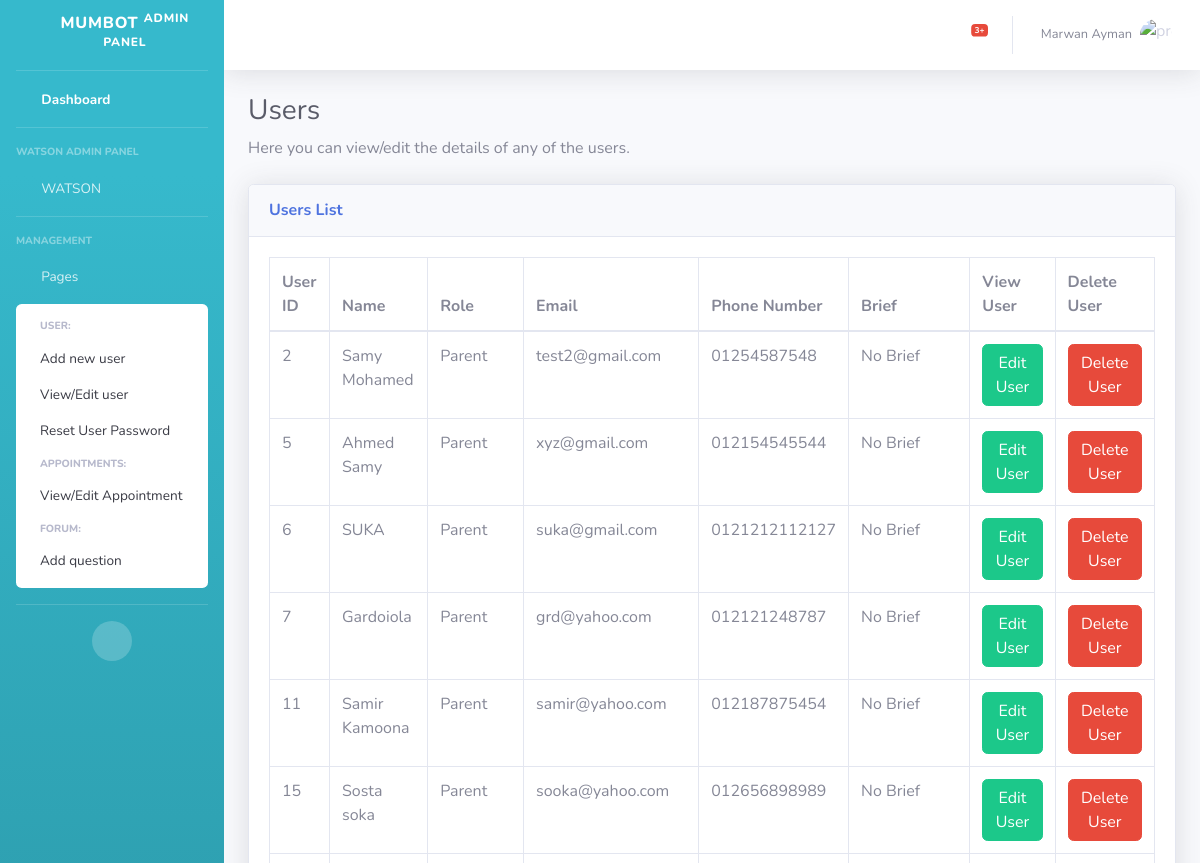
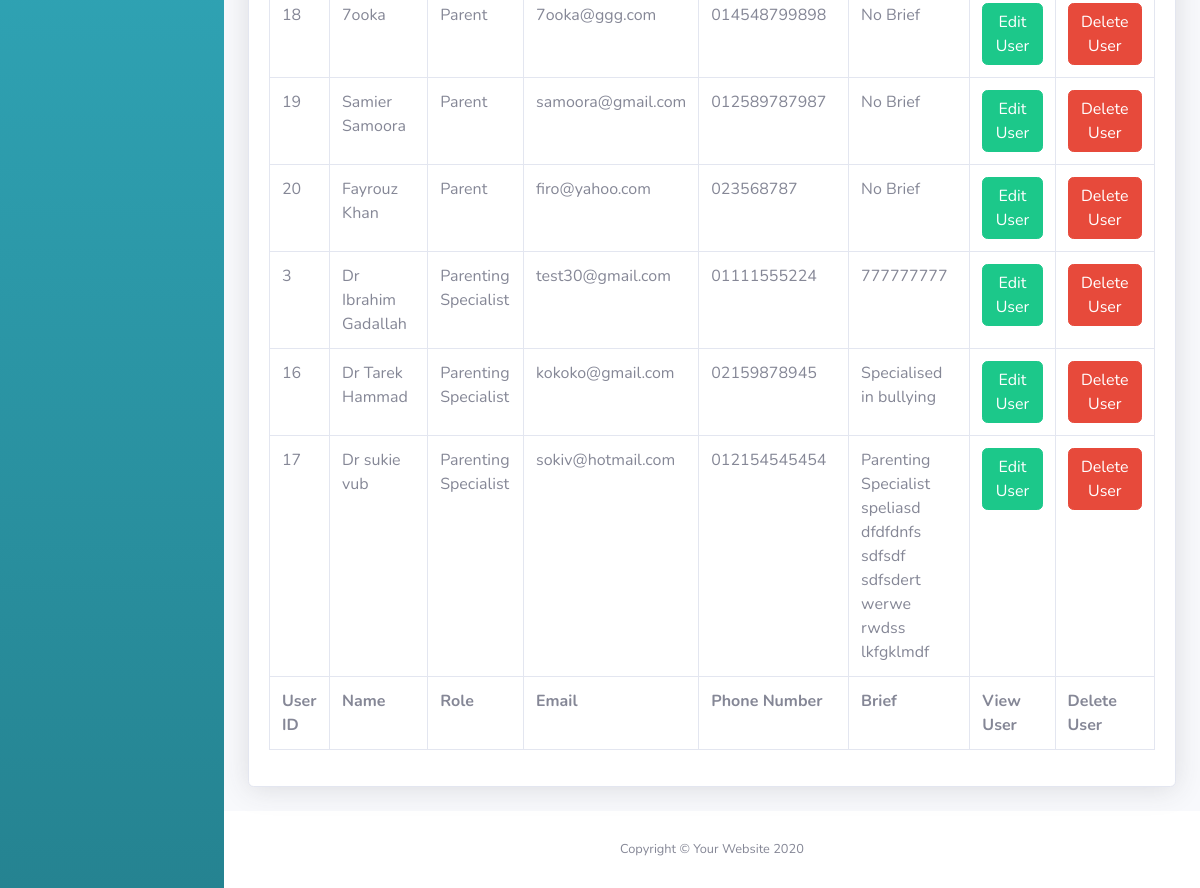
The page /grad/viewuser.html (signed in) on the database its author committed (2 pictures, top to bottom).
### grad/models.py (models this page shows, shortened)
class User(models.Model):
    user_password = models.CharField(max_length=32)
    user_name = models.CharField(max_length=25)
    user_phone = models.CharField(max_length=15)
    user_email = models.EmailField(max_length=254)
    user_role = models.IntegerField()

class Parent(User):
    def __str__(self):
        return f"{self.id}"

class User(models.Model):
    user_password = models.CharField(max_length=32)
    user_name = models.CharField(max_length=25)
    user_phone = models.CharField(max_length=15)
    user_email = models.EmailField(max_length=254)
    user_role = models.IntegerField()

class Specialist(User):
    active_status = models.BooleanField(default=0)
    specialist_brief = models.CharField(max_length=500)

### grad/views.py (the view)
# urls.py: path("viewuser.html", views.viewuser, name="viewuser"),
def viewuser(request):
    return render(request, "grad/viewuser.html", {
        "all_users": chain(Parent.objects.all(), Specialist.objects.all()),
    })

### grad/templates/grad/viewuser.html (shortened to what this page needs)
<!DOCTYPE html>
<html lang="en">
<head>
    {% load static %}
    <link href="{% static 'grad/vendor/fontawesome-free/css/all.min.css' %}" rel="stylesheet" type="text/css">
    <link href="{% static 'grad/css/sb-admin-2.min.css' %}" rel="stylesheet">
    <link href="{% static 'grad/vendor/datatables/dataTables.bootstrap4.min.css' %}" rel="stylesheet">
</head>
<body id="page-top">
    <div id="wrapper">
         {% include "grad/sidebar.html" %}
        <div id="content-wrapper" class="d-flex flex-column">
            <div id="content">
                {% include "grad/navbar.html" %}
                <div class="container-fluid">
                    <h1 class="h3 mb-2 text-gray-800">Users</h1>
                    <p class="mb-4">Here you can view/edit the details of any of the users.</p>
                    <div class="card shadow mb-4">
                        <div class="card-header py-3">
                            <h6 class="m-0 font-weight-bold text-primary">Users List</h6>
                        </div>
                        <div class="card-body">
                            <div class="table-responsive">
                                <table class="table table-bordered table-hover" id="dataTable" width="100%" cellspacing="0">
                                    <thead>
                                        <tr>
                                            <th>User ID</th>
                                            <th>Name</th>
                                            <th>Role</th>
                                            <th>Email</th>
                                            <th>Phone Number</th>
                                            <th>Brief</th>
                                            <th>View User</th>
                                            <th>Delete User</th>
                                        </tr>
                                    </thead>
                                    <tfoot>
                                        <tr>
                                            <th>User ID</th>
                                            <th>Name</th>
                                            <th>Role</th>
                                            <th>Email</th>
                                            <th>Phone Number</th>
                                            <th>Brief</th>
                                            <th>View User</th>
                                            <th>Delete User</th>
                                        </tr>
                                    </tfoot>
                                    <tbody>
                                        {% for user in all_users %}
                                        <tr>
                                            <td>{{user.id}}</td>
                                            <td>{{user.user_name}}</td>
                                            {% if user.user_role == 3 %}
                                            <td>Parent</td>
                                            {% else %}
                                            <td>Parenting Specialist</td>
                                            {% endif %}
                                            <td>{{user.user_email}}</td>
                                            <td>{{user.user_phone}}</td>
                                            {% if user.user_role == 3 %}
                                            <td>No Brief</td>
                                            {% else %}
                                            <td>{{user.specialist_brief}}</td>
                                            {% endif %}
                                            <td><a href="{% url 'edituser' user.id user.user_role %}" class="btn btn-success">Edit User</a></td>
                                            <td><a href="{% url 'deleteuser' user.id user.user_role %}" class="btn btn-danger">Delete User</a></td>
                                        </tr>
                                       {% endfor %}
                                    </tbody>
                                </table>
                            </div>
                        </div>
                    </div>
                </div>
            </div>
            <footer class="sticky-footer bg-white">
                <div class="container my-auto">
                    <div class="copyright text-center my-auto">
                        <span>Copyright &copy; Your Website 2020</span>
                    </div>
                </div>
            </footer>
        </div>
    </div>
</body>
</html>

### grad/templates/grad/navbar.html (shortened to what this page needs)
                {% load static %}
                <nav class="navbar navbar-expand navbar-light bg-white topbar mb-4 static-top shadow">
                    <ul class="navbar-nav ml-auto">
                        <li class="nav-item dropdown no-arrow mx-1">
                            <a class="nav-link dropdown-toggle" href="#" id="alertsDropdown" role="button"
                                data-toggle="dropdown" aria-haspopup="true" aria-expanded="false">
                                <i class="fas fa-bell fa-fw"></i>
                                <span class="badge badge-danger badge-counter">3+</span>
                            </a>
                        </li>
                        <li class="nav-item dropdown no-arrow">
                            <a class="nav-link dropdown-toggle" href="#" id="userDropdown" role="button"
                                data-toggle="dropdown" aria-haspopup="true" aria-expanded="false">
                                <span class="mr-2 d-none d-lg-inline text-gray-600 small">{{request.user.first_name}} {{request.user.last_name}}</span>
                                <img class="img-profile rounded-circle"
                                    src="{% static 'grad/img/undraw_profile.svg' %}" alt="profile-img">
                            </a>
                        </li>
                    </ul>
                </nav>

### rows shown on the page
Parent: id "2", user_name "Samy Mohamed", shows "Parent", user_email "test2@gmail.com", user_phone "01254587548", shows "No Brief"
Parent: id "5", user_name "Ahmed Samy", shows "Parent", user_email "xyz@gmail.com", user_phone "012154545544", shows "No Brief"
Parent: id "6", user_name "SUKA", shows "Parent", user_email "suka@gmail.com", user_phone "0121212112127", shows "No Brief"
Parent: id "7", user_name "Gardoiola", shows "Parent", user_email "grd@yahoo.com", user_phone "012121248787", shows "No Brief"
Parent: id "11", user_name "Samir Kamoona", shows "Parent", user_email "samir@yahoo.com", user_phone "012187875454", shows "No Brief"
Parent: id "15", user_name "Sosta soka", shows "Parent", user_email "sooka@yahoo.com", user_phone "012656898989", shows "No Brief"
Parent: id "18", user_name "7ooka", shows "Parent", user_email "7ooka@ggg.com", user_phone "014548799898", shows "No Brief"
Parent: id "19", user_name "Samier Samoora", shows "Parent", user_email "samoora@gmail.com", user_phone "012589787987", shows "No Brief"
Parent: id "20", user_name "Fayrouz Khan", shows "Parent", user_email "firo@yahoo.com", user_phone "023568787", shows "No Brief"
Specialist: id "3", user_name "Dr Ibrahim Gadallah", shows "Parenting Specialist", user_email "test30@gmail.com", user_phone "01111555224", specialist_brief "777777777"
Specialist: id "16", user_name "Dr Tarek Hammad", shows "Parenting Specialist", user_email "kokoko@gmail.com", user_phone "02159878945", specialist_brief "Specialised in bullying"
Specialist: id "17", user_name "Dr sukie vub", shows "Parenting Specialist", user_email "sokiv@hotmail.com", user_phone "012154545454", specialist_brief "Parenting Specialist speliasd dfdfdnfs sdfsdf sdfsdert werwe rwdss lkfgklmdf"

### other values the page prints
{{ request.user.first_name }} "Marwan"
{{ request.user.last_name }} "Ayman"
